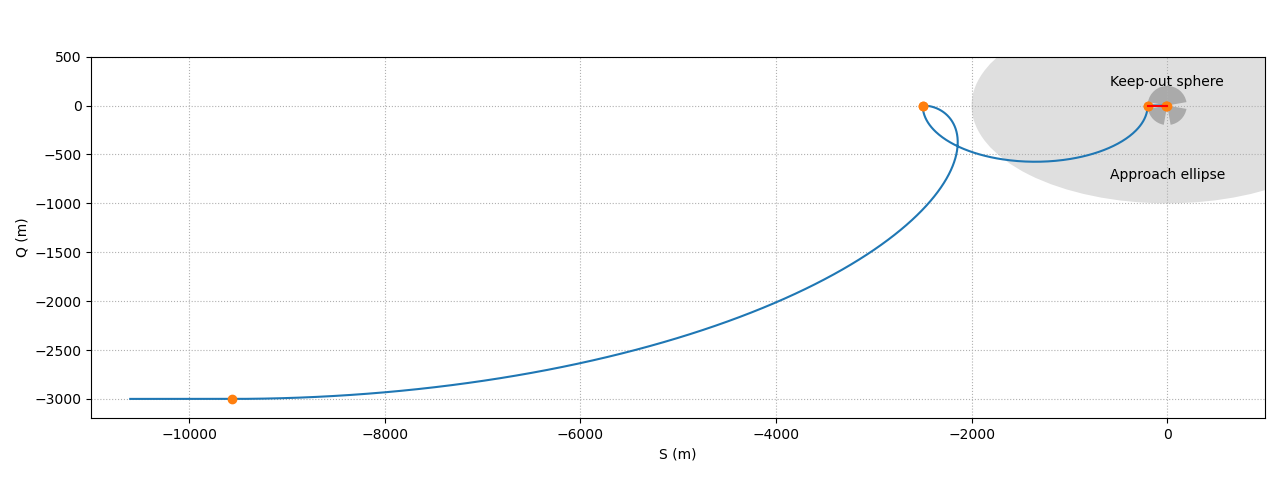

Write the Python code that produced this figure.
"""Example script for docking to the ISS, starting from an orbit 3000 m below

This script uses the V-bar approach strategy, with an approach ellipse at 2000
meters and a keep-out sphere at 200 meters.
"""

import sys
import numpy as np
import matplotlib.pyplot as plt
import matplotlib.dates as mdates
import matplotlib.patches as mpatches

from beyond.dates import Date, timedelta
from beyond.orbits import Orbit
from beyond.propagators.cw import ClohessyWiltshire
from beyond.utils.cwhelper import CWHelper
from beyond.propagators.listeners import Listener, Event, find_event
from beyond.orbits.man import ImpulsiveMan, ContinuousMan


class TangentialDistanceListener(Listener):
    """This listener is useful to detect the exact time at which to
    start the Hohmann transfer in order to place the chaser spacecraft
    at the first hold point
    """

    def __init__(self, delta, orientation="QSW"):
        self.delta = delta
        self.orientation = orientation

    def info(self, orb):
        return Event(self, "go")

    def __call__(self, orb):
        idx = 1 if self.orientation == "QSW" else 0
        return orb[idx] - self.delta


propagator = ClohessyWiltshire(6378000 + 410000)
helper = CWHelper(propagator)

radial = -3000  # radial distance at the beginning of the simulation
date = Date(Date.now().d)
step = timedelta(seconds=10)
hold_points = [
    -2500,  # First hold point well outside the approach ellipse
    -200,  # Second hold point just outside the keep-out sphere
    -10,  # Last hold point close to the docking port for the last checks
]
hold = timedelta(minutes=10)  # hold duration
linear_dv = 0.5  # Proximity linear velocity
final_dv = 0.1  # Final linear velocity for docking
duration = helper.period * 3

# Tangential distance necessary for a Hohmann transfer
tangential = helper.hohmann_distance(radial)

# Initial orbit
orb = helper.coelliptic(date, radial, tangential * 1.5)

# Search for the point of desired maneuver in order to arrive at the
# first hold point
ephem = orb.ephem(
    step=step,
    stop=helper.period * 2,
    listeners=TangentialDistanceListener(
        tangential + hold_points[0], helper.frame.orientation
    ),
)
start_man = find_event(ephem, "go")

# Creation of the two impulsive maneuvers that place the spacecraft at the
# first hold point (at 2500 m)
orb.maneuvers.extend(helper.hohmann(-radial, start_man.date))

# Eccentric boost in order to go to the next hold point (at 200 m)
orb.maneuvers.extend(
    helper.eccentric_boost(
        hold_points[1] - hold_points[0], orb.maneuvers[-1].date + hold
    )
)

# Linear maneuver at 0.5 m/s to reach the next hold point (at 10 m)
orb.maneuvers.extend(
    helper.vbar_linear(
        hold_points[2] - hold_points[1], orb.maneuvers[-1].date + hold, linear_dv
    )
)

# Final maneuver at 0.1 m/s to reach the docking port
orb.maneuvers.extend(
    helper.vbar_linear(-hold_points[2], orb.maneuvers[-1].date + hold, final_dv)
)

chaser_ephem = orb.ephem(step=step, stop=duration)
dates = list(chaser_ephem.dates)
result = np.asarray(chaser_ephem)

# Display the trajectory
print("Final position")
print("{} = {: 7.3f}".format("Q", chaser_ephem[-1, 0]))
print("{} = {: 7.3f}".format("S", chaser_ephem[-1, 1]))
print("{} = {: 7.3f}".format("W", chaser_ephem[-1, 2]))

man_dates = [man.date for man in orb.maneuvers if isinstance(man, ImpulsiveMan)]
cont_man = [man for man in orb.maneuvers if isinstance(man, ContinuousMan)]
mans = np.array([chaser_ephem.propagate(d) for d in man_dates])

plt.figure(figsize=(12.8, 4.8))
ax = plt.subplot(111)

# Approach sphere (2 km)
circle = mpatches.Ellipse((0, 0), 4000, 2000, ec="none", fc="#aaaaaa60")
ax.add_patch(circle)

# Keep out sphere (200 m) with corridors
w1 = mpatches.Wedge((0, 0), 200, theta1=-170, theta2=-100, ec="none", fc="#aaaaaa")
w2 = mpatches.Wedge((0, 0), 200, theta1=-80, theta2=-10, ec="none", fc="#aaaaaa")
w3 = mpatches.Wedge((0, 0), 200, theta1=10, theta2=170, ec="none", fc="#aaaaaa")
ax.add_patch(w1)
ax.add_patch(w2)
ax.add_patch(w3)

plt.text(0, -750, "Approach ellipse", ha="center")
plt.text(0, 200, "Keep-out sphere", ha="center")

plt.plot(chaser_ephem[:, 1], chaser_ephem[:, 0])
if len(mans):
    plt.plot(mans[:, 1], mans[:, 0], "o")

for man in cont_man:
    subeph = chaser_ephem.ephem(start=man.start, stop=man.stop, step=step)
    plt.plot(subeph[:, 1], subeph[:, 0], "r")

plt.xlabel("S (m)")
plt.ylabel("Q (m)")
ax.set_aspect("equal")
plt.grid(ls=":")
plt.xlim(-11000, 1000)
plt.ylim(-3200, 500)
plt.tight_layout()

if "no-display" not in sys.argv:
    plt.show()
